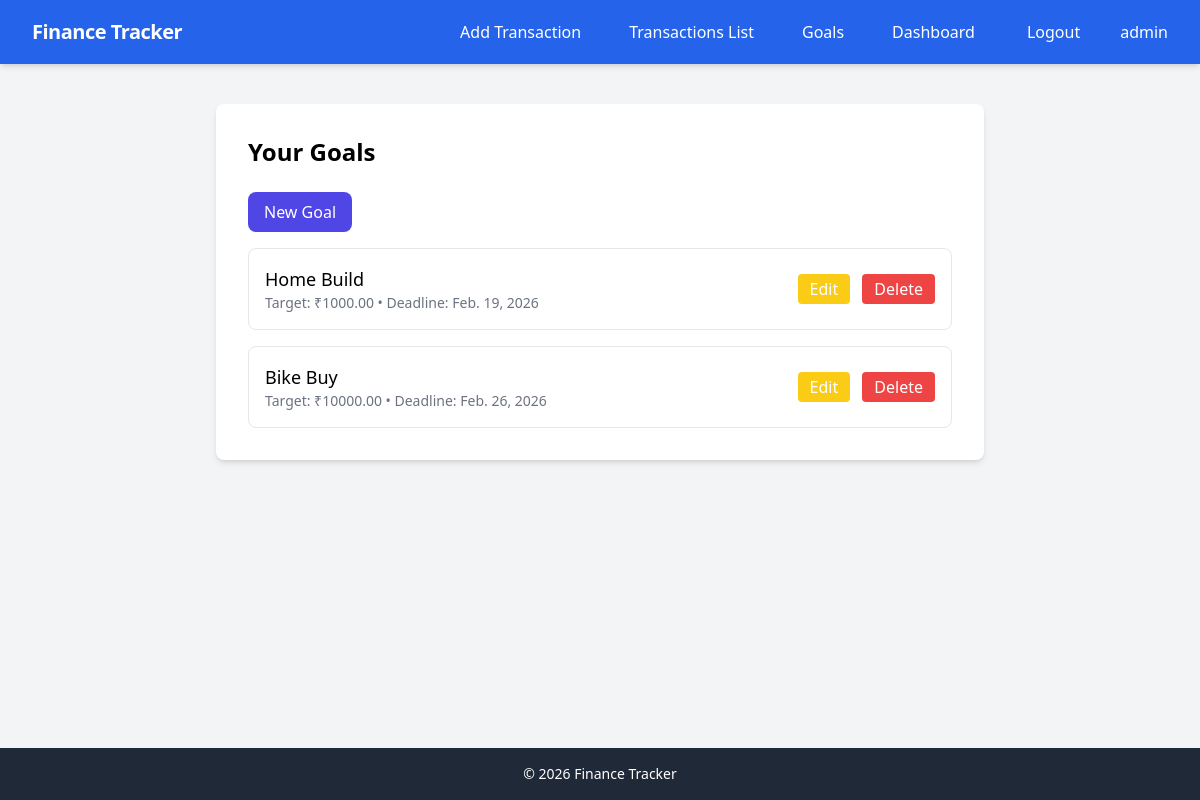
/goals/ (signed in), run on the app's committed database.
### finance/models.py (models this page shows, shortened)
class Goal(models.Model):
    user=models.ForeignKey('auth.User',on_delete=models.CASCADE)
    name=models.CharField(max_length=200)
    target_amount=models.FloatField()
    current_amount = models.DecimalField(max_digits=10, decimal_places=2, default=0.0, null=True, blank=True)
    deadline=models.DateField()

### finance/views.py (the view)
# urls.py: path('goals/', views.GoalListView.as_view(), name='goal_list'),
class GoalListView(LoginRequiredMixin, View):
    def get(self, request, *args, **kwargs):
        goals = Goal.objects.filter(user=request.user)
        return render(request, 'finance/goal_list.html', {'goals': goals})

### finance/templates/finance/goal_list.html (shortened to what this page needs)
{% extends 'base.html' %}
{% block content %}
<div class="max-w-3xl mx-auto mt-10 bg-white p-8 rounded-lg shadow-md">
  <h2 class="text-2xl font-bold mb-6">Your Goals</h2>
  <a href="{% url 'goal' %}" class="inline-block mb-4 px-4 py-2 bg-indigo-600 text-white rounded-lg">New Goal</a>
  {% if goals %}
    <div class="space-y-4">
      {% for goal in goals %}
      <div class="p-4 border rounded-lg flex justify-between items-center">
        <div>
          <div class="text-lg font-medium">{{ goal.name }}</div>
          <div class="text-sm text-gray-500">Target: ₹{{ goal.target_amount|floatformat:2 }} • Deadline: {{ goal.deadline }}</div>
        </div>
        <div class="space-x-2">
          <a href="{% url 'goal_edit' goal.pk %}" class="px-3 py-1 bg-yellow-400 text-white rounded">Edit</a>
          <a href="{% url 'goal_delete' goal.pk %}" class="px-3 py-1 bg-red-500 text-white rounded">Delete</a>
        </div>
      </div>
      {% endfor %}
    </div>
  {% else %}
    <p class="text-gray-600">You have no goals yet.</p>
  {% endif %}
</div>
{% endblock %}

### finance/templates/base.html (shortened to what this page needs)
<!DOCTYPE html>
<html lang="en">
<head>
    <script src="https://cdn.tailwindcss.com"></script>
</head>
<body class="bg-gray-100 min-h-screen flex flex-col antialiased">
    <nav class="bg-blue-600 text-white shadow-md sticky top-0 z-50 transition-all duration-300">
        <div class="max-w-7xl mx-auto px-4 sm:px-6 lg:px-8">
            <div class="flex items-center justify-between h-16">
                <div class="flex-shrink-0">
                    <a href="/" class="text-xl font-bold tracking-tight">
                        Finance Tracker
                    </a>
                </div>
                <div class="flex items-center space-x-2 sm:space-x-4 md:space-x-6">
                    {% if user.is_authenticated %}
                    <a href="{% url 'transaction' %}"
                       class="px-3 py-2 text-base font-medium rounded-md hover:bg-blue-700 transition-colors duration-150">
                        Add Transaction
                    </a>
                       <a href="{% url 'transaction_list' %}"
                       class="px-3 py-2 text-base font-medium rounded-md hover:bg-blue-700 transition-colors duration-150">
                        Transactions List
                    </a>
                       <a href="{% url 'goal' %}"
                       class="px-3 py-2 text-base font-medium rounded-md hover:bg-blue-700 transition-colors duration-150">
                        Goals
                    </a>
                    <a href="{% url 'dashboard' %}"
                       class="px-3 py-2 text-base font-medium rounded-md hover:bg-blue-700 transition-colors duration-150">
                        Dashboard
                    </a>
                        <form method="post" action="{% url 'logout' %}" class="inline">
                            <button type="submit"
                                    class="px-4 py-2 text-base font-medium rounded-md hover:bg-blue-700 focus:outline-none focus:ring-2 focus:ring-white focus:ring-offset-2 focus:ring-offset-blue-600 transition-colors duration-150">
                                Logout
                            </button>
                        </form>
                        <span class="text-base font-medium hidden sm:inline">
                            {{ user.username }}
                        </span>
                    {% endif %}
                </div>
            </div>
        </div>
    </nav>
    <main class="flex-grow">
        {% block content %}{% endblock %}
    </main>
    <footer class="bg-gray-800 text-white py-4 mt-auto text-center text-sm">
        © {% now "Y" %} Finance Tracker
    </footer>
</body>
</html>

### data on the page
Goal: name "Home Build", target_amount "1000.00", deadline "Feb. 19, 2026"
Goal: name "Bike Buy", target_amount "10000.00", deadline "Feb. 26, 2026"

### other printed values
{{ user.username }} "admin"
